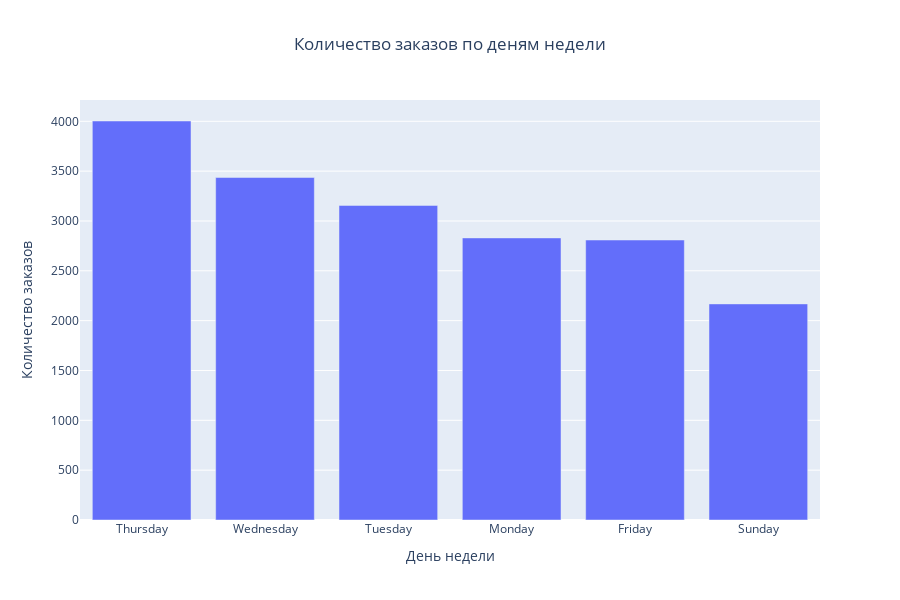

Source (notebook cell):
### Markdown cell above
### Задание 4.6
Постройте визуализацию количества заказов для каждого дня недели. Укажите день недели, в который, согласно данным, не совершено ни одного заказа:
* Понедельник
* Вторник
* Среда
* Четверг
* Пятница
* Суббота 
* Воскресенье

### Code cell
day_of_week_order = data.groupby('day_of_week')['InvoiceNo'].nunique().sort_values(ascending=False)
day_of_week_order = pd.DataFrame(day_of_week_order).reset_index().rename(mapper={'InvoiceNo': 'Value'}, axis=1)
display(day_of_week_order)

weekdays = {'Monday', 'Tuesday', 'Wednesday', 'Thursday', 'Friday', 'Saturday', 'Sunday'}
weekdays_data = set(day_of_week_order['day_of_week'].tolist())

print(f'День недели без заказов: {list(weekdays - weekdays_data)[0]}')

fig = go.Figure()

fig.add_trace(go.Bar(x=day_of_week_order['day_of_week'], 
                     y=day_of_week_order['Value'])
              )

fig.update_layout(title='Количество заказов по деням недели', 
                  title_x = 0.5,
                  height=600)

fig.update_xaxes(title_text='День недели')
fig.update_yaxes(title_text='Количество заказов')

fig.show()

### Figure 1 — Plotly figure (JSON) as saved in the notebook; plotly's stock layout.template omitted (floating-point values rounded to 4 significant figures)
{"data": [{"type": "bar", "x": ["Thursday", "Wednesday", "Tuesday", "Monday", "Friday", "Sunday"], "y": [4003, 3436, 3156, 2830, 2809, 2168]}], "layout": {"height": 600, "title": {"text": "Количество заказов по деням недели", "x": 0.5}, "xaxis": {"title": {"text": "День недели"}}, "yaxis": {"title": {"text": "Количество заказов"}}}}
